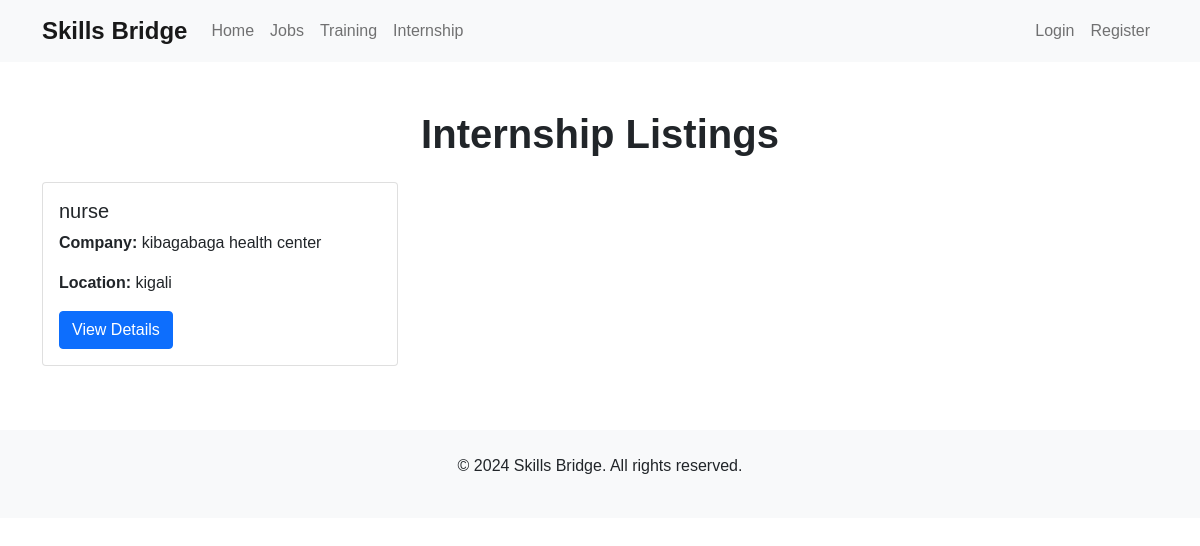
Page /pages/internship.php on the committed database.
### tables this page shows
CREATE TABLE `internships` (
  `id` int(11) NOT NULL,
  `title` varchar(255) NOT NULL,
  `company` varchar(255) NOT NULL,
  `location` varchar(255) NOT NULL,
  `category` varchar(100) NOT NULL,
  `description` text NOT NULL,
  `created_at` timestamp NOT NULL DEFAULT current_timestamp()
);

### pages/internship.php (the view, shortened to what this page needs)
<?php
include('../includes/header.php');
include('../includes/db.php');
$query = "SELECT * FROM internships";
$stmt = $pdo->prepare($query);
$stmt->execute();
$internships = $stmt->fetchAll(PDO::FETCH_ASSOC);
?>
<div class="container my-5">
    <h1 class="text-center mb-4">Internship Listings</h1>
    <div class="row">
        <?php if ($internships): ?>
            <?php foreach ($internships as $internship): ?>
                <div class="col-md-4 mb-3">
                    <div class="card h-100">
                        <div class="card-body">
                            <h5 class="card-title"><?php echo htmlspecialchars($internship['title']); ?></h5>
                            <p><strong>Company:</strong> <?php echo htmlspecialchars($internship['company']); ?></p>
                            <p><strong>Location:</strong> <?php echo htmlspecialchars($internship['location']); ?></p>
                            <a href="internship-details.php?id=<?php echo $internship['id']; ?>" class="btn btn-primary">View Details</a>
                        </div>
                    </div>
                </div>
            <?php endforeach; ?>
        <?php else: ?>
            <p class="text-center">No internships available at the moment.</p>
        <?php endif; ?>
    </div>
</div>
<?php include('../includes/footer.php'); ?>

### includes/styles.css (style rules this page uses)
body { font-family: 'Arial', sans-serif; }
h1, h2, h3 { font-weight: 600; }

### rows in the picture
internships: title "nurse", company "kibagabaga health center", location "kigali"
